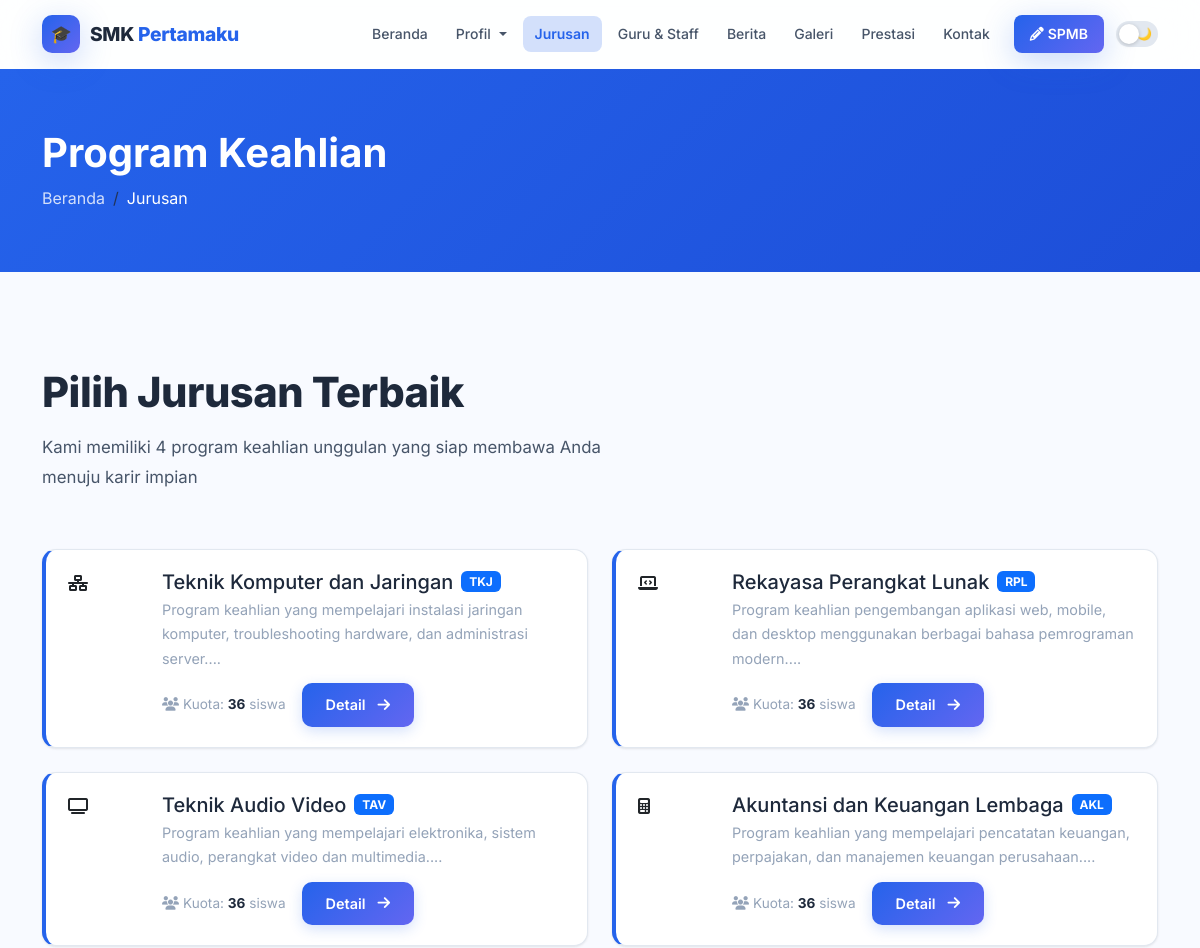
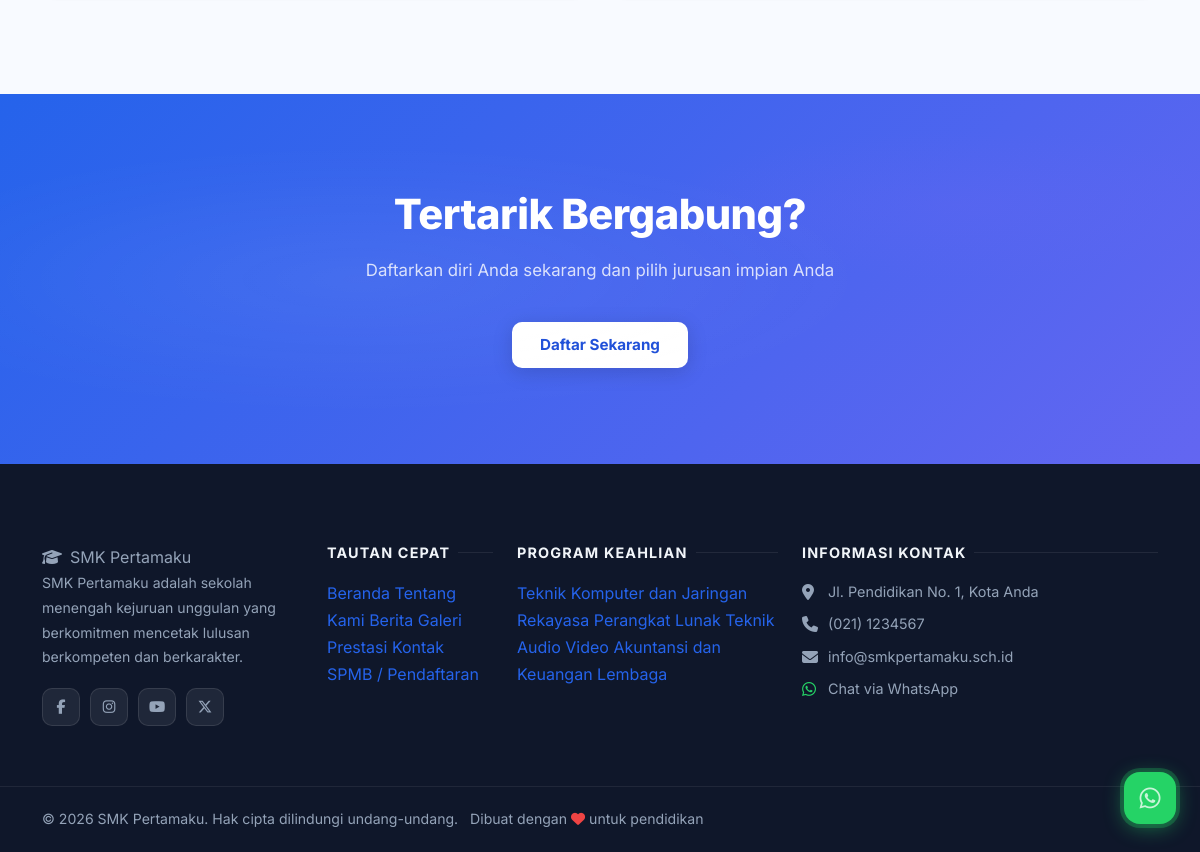
Screenshot of /jurusan with the database file from the repository (2 pictures, top to bottom).
### tables this page shows
CREATE TABLE IF NOT EXISTS `programs` (
  `id` INT AUTO_INCREMENT PRIMARY KEY,
  `name` VARCHAR(200) NOT NULL,
  `code` VARCHAR(20) DEFAULT NULL,
  `description` LONGTEXT,
  `image` VARCHAR(255) DEFAULT NULL,
  `icon` VARCHAR(100) DEFAULT 'fas fa-laptop-code',
  `quota` INT DEFAULT 36,
  `is_active` TINYINT(1) DEFAULT 1,
  `sort_order` INT DEFAULT 0,
  `created_at` TIMESTAMP DEFAULT CURRENT_TIMESTAMP
);

CREATE TABLE IF NOT EXISTS `social_media` (
  `id` INT AUTO_INCREMENT PRIMARY KEY,
  `platform` VARCHAR(50) NOT NULL,
  `url` VARCHAR(255) NOT NULL,
  `icon` VARCHAR(100) DEFAULT NULL,
  `is_active` TINYINT(1) DEFAULT 1
);

### app/controllers/PublicController.php (called while the page is built, shortened)
<?php
class PublicController {
    public function programs() {
        $db = getDB();
        $res = $db->query("SELECT * FROM programs WHERE is_active=1 ORDER BY sort_order ASC");
        $programs = $res ? $res->fetch_all(MYSQLI_ASSOC) : [];
        require_once __DIR__ . '/../../views/public/programs.php';
    }
}

### index.php (called while the page is built, shortened)
<?php
require_once __DIR__ . '/routes/web.php';

### app/helpers.php (called while the page is built, shortened)
<?php
function getSettings() {
    $db = getDB();
    $res = $db->query("SELECT `key`, value FROM settings");
    $data = [];
    while ($row = $res->fetch_assoc()) {
        $data[$row['key']] = $row['value'];
    }
    return $data;
}

### views/public/programs.php (the view, shortened to what this page needs)
<?php
require_once __DIR__ . '/../layouts/header.php';
?>
<div style="background:linear-gradient(135deg,var(--primary),var(--primary-dark));padding:60px 0;color:#fff;">
    <div class="container">
        <h1 class="fw-bold mb-2">Program Keahlian</h1>
        <nav aria-label="breadcrumb">
            <ol class="breadcrumb mb-0"><li class="breadcrumb-item"><a href="<?= APP_URL ?>/" style="color:rgba(255,255,255,0.8);">Beranda</a></li><li class="breadcrumb-item active text-white">Jurusan</li></ol>
        </nav>
    </div>
</div>
<section class="section">
    <div class="container">
        <div class="section-heading">
            <h2>Pilih Jurusan Terbaik</h2>
            <p>Kami memiliki <?= count($programs) ?> program keahlian unggulan yang siap membawa Anda menuju karir impian</p>
        </div>
        <div class="row g-4">
            <?php foreach ($programs as $prog): ?>
            <div class="col-lg-6">
                <div class="card h-100" style="border-left:4px solid var(--primary);">
                    <div class="card-body d-flex gap-4">
                        <div class="program-icon flex-shrink-0" style="width:70px;height:70px;">
                            <i class="<?= htmlspecialchars($prog['icon'] ?? 'fas fa-book') ?>"></i>
                        </div>
                        <div>
                            <div class="d-flex align-items-center gap-2 mb-1">
                                <h5 class="mb-0" style="color:var(--text);"><?= htmlspecialchars($prog['name']) ?></h5>
                                <?php if (!empty($prog['code'])): ?>
                                    <span class="badge bg-primary"><?= htmlspecialchars($prog['code']) ?></span>
                                <?php endif; ?>
                            </div>
                            <p style="color:var(--text-muted);font-size:0.9rem;margin-bottom:12px;"><?= htmlspecialchars(substr($prog['description'] ?? '', 0, 180)) ?>...</p>
                            <div class="d-flex align-items-center gap-3">
                                <span style="color:var(--text-muted);font-size:0.85rem;"><i class="fas fa-users me-1"></i>Kuota: <strong style="color:var(--text);"><?= $prog['quota'] ?></strong> siswa</span>
                                <a href="<?= APP_URL ?>/jurusan/<?= $prog['id'] ?>" class="btn btn-sm btn-primary">Detail <i class="fas fa-arrow-right ms-1"></i></a>
                            </div>
                        </div>
                    </div>
                </div>
            </div>
            <?php endforeach; ?>
        </div>
    </div>
</section>
<div class="cta-section">
    <div class="container text-center">
        <h2>Tertarik Bergabung?</h2>
        <p>Daftarkan diri Anda sekarang dan pilih jurusan impian Anda</p>
        <a href="<?= APP_URL ?>/spmb/daftar" class="btn btn-white btn-lg">Daftar Sekarang</a>
    </div>
</div>
<?php require_once __DIR__ . '/../layouts/footer.php'; ?>

### views/layouts/footer.php (shortened to what this page needs)
<?php
$settings = getSettings();
$schoolName = $settings['school_name'] ?? 'SMK Pertamaku';
$footerAbout = $settings['footer_about'] ?? '';
$address = $settings['school_address'] ?? '';
$phone = $settings['school_phone'] ?? '';
$email = $settings['school_email'] ?? '';
$whatsapp = $settings['whatsapp_number'] ?? '';
$currentYear = date('Y');
$db = getDB();
$progRes = $db->query("SELECT id, name FROM programs WHERE is_active=1 ORDER BY sort_order LIMIT 6");
$footerPrograms = $progRes ? $progRes->fetch_all(MYSQLI_ASSOC) : [];
$smRes = $db->query("SELECT * FROM social_media WHERE is_active=1");
$socialMedia = $smRes ? $smRes->fetch_all(MYSQLI_ASSOC) : [];
?>
</main>
<footer class="site-footer">
    <div class="container">
        <div class="row g-4">
            <div class="col-lg-3 col-md-6">
                <span class="footer-brand"><i class="fas fa-graduation-cap me-2"></i><?= htmlspecialchars($schoolName) ?></span>
                <p><?= htmlspecialchars($footerAbout) ?></p>
                <?php if ($socialMedia): ?>
                <div class="social-links">
                    <?php foreach ($socialMedia as $sm): ?>
                        <a href="<?= htmlspecialchars($sm['url']) ?>" target="_blank" rel="noopener" class="social-link" title="<?= htmlspecialchars($sm['platform']) ?>">
                            <i class="<?= htmlspecialchars($sm['icon'] ?? 'fas fa-link') ?>"></i>
                        </a>
                    <?php endforeach; ?>
                </div>
                <?php endif; ?>
            </div>
            <div class="col-lg-2 col-md-6">
                <h5>Tautan Cepat</h5>
                <a href="<?= APP_URL ?>/">Beranda</a>
                <a href="<?= APP_URL ?>/profil">Tentang Kami</a>
                <a href="<?= APP_URL ?>/berita">Berita</a>
                <a href="<?= APP_URL ?>/galeri">Galeri</a>
                <a href="<?= APP_URL ?>/prestasi">Prestasi</a>
                <a href="<?= APP_URL ?>/kontak">Kontak</a>
                <a href="<?= APP_URL ?>/spmb">SPMB / Pendaftaran</a>
            </div>
            <div class="col-lg-3 col-md-6">
                <h5>Program Keahlian</h5>
                <?php foreach ($footerPrograms as $prog): ?>
                    <a href="<?= APP_URL ?>/jurusan/<?= $prog['id'] ?>"><?= htmlspecialchars($prog['name']) ?></a>
                <?php endforeach; ?>
            </div>
            <div class="col-lg-4 col-md-6">
                <h5>Informasi Kontak</h5>
                <?php if ($address): ?>
                <div class="d-flex gap-2 mb-2">
                    <i class="fas fa-map-marker-alt mt-1" style="color:#94a3b8;width:18px;"></i>
                    <span style="color:var(--footer-text);font-size:0.9rem;"><?= htmlspecialchars($address) ?></span>
                </div>
                <?php endif; ?>
                <?php if ($phone): ?>
                <div class="d-flex gap-2 mb-2">
                    <i class="fas fa-phone mt-1" style="color:#94a3b8;width:18px;"></i>
                    <a href="tel:<?= preg_replace('/[^0-9+]/', '', $phone) ?>" style="color:var(--footer-text);font-size:0.9rem;"><?= htmlspecialchars($phone) ?></a>
                </div>
                <?php endif; ?>
                <?php if ($email): ?>
                <div class="d-flex gap-2 mb-2">
                    <i class="fas fa-envelope mt-1" style="color:#94a3b8;width:18px;"></i>
                    <a href="mailto:<?= htmlspecialchars($email) ?>" style="color:var(--footer-text);font-size:0.9rem;"><?= htmlspecialchars($email) ?></a>
                </div>
                <?php endif; ?>
                <?php if ($whatsapp): ?>
                <div class="d-flex gap-2 mb-2">
                    <i class="fab fa-whatsapp mt-1" style="color:#25d366;width:18px;"></i>
                    <a href="https://wa.me/<?= preg_replace('/[^0-9]/', '', $whatsapp) ?>" target="_blank" style="color:var(--footer-text);font-size:0.9rem;">Chat via WhatsApp</a>
                </div>
                <?php endif; ?>
            </div>
        </div>
    </div>
    <div class="footer-bottom">
        <div class="container">
            <p class="mb-0">
                &copy; <?= $currentYear ?> <?= htmlspecialchars($schoolName) ?>. Hak cipta dilindungi undang-undang.
                <span class="ms-2">Dibuat dengan <i class="fas fa-heart" style="color:#ef4444;"></i> untuk pendidikan</span>
            </p>
        </div>
    </div>
</footer>
<?php if ($whatsapp): ?>
<a href="https://wa.me/<?= preg_replace('/[^0-9]/', '', $whatsapp) ?>?text=Halo+<?= urlencode($schoolName) ?>%2C+saya+ingin+bertanya..."
   class="whatsapp-float" target="_blank" rel="noopener" title="Chat WhatsApp">
    <i class="fab fa-whatsapp"></i>
</a>
<?php endif; ?>
</body>
</html>

### views/layouts/header.php (style rules this page uses)
body { font-family:'Inter',system-ui,sans-serif; }

### rows the page displays
programs: name "Teknik Komputer dan Jaringan", code "TKJ", description "Program keahlian yang mempelajari instalasi jaringan komputer, troubleshooting hardware, dan administrasi server.", quota "36"
programs: name "Rekayasa Perangkat Lunak", code "RPL", description "Program keahlian pengembangan aplikasi web, mobile, dan desktop menggunakan berbagai bahasa pemrograman modern.", quota "36"
programs: name "Teknik Audio Video", code "TAV", description "Program keahlian yang mempelajari elektronika, sistem audio, perangkat video dan multimedia.", quota "36"
programs: name "Akuntansi dan Keuangan Lembaga", code "AKL", description "Program keahlian yang mempelajari pencatatan keuangan, perpajakan, dan manajemen keuangan perusahaan.", quota "36"

### other values shown
explode(' ', $schoolName)[0] "SMK"
implode(' ', array_slice(explode(' ', $schoolName), 1)) "Pertamaku"
count($programs) "4"
$schoolName "SMK Pertamaku"
$footerAbout "SMK Pertamaku adalah sekolah menengah kejuruan unggulan yang berkomitmen mencetak lulusan berkompeten dan berkarakter."
$address "Jl. Pendidikan No. 1, Kota Anda"
$phone "(021) 1234567"
$email "info@smkpertamaku.sch.id"
